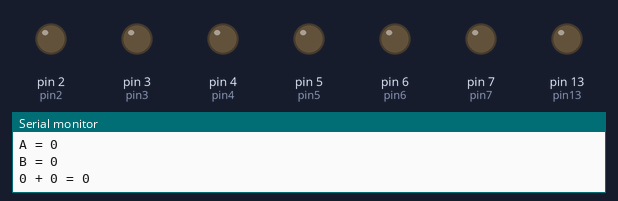
A sketch run on a simulated Arduino Uno, built with avr-gcc and run on an emulated ATmega328P. On the bench: output pins drawn as LEDs (lit = HIGH), the last lines printed to the serial monitor.

Above: at 0.1 s.
At 4.1 s:
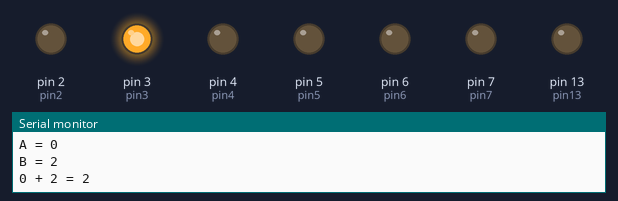
At 8.1 s:
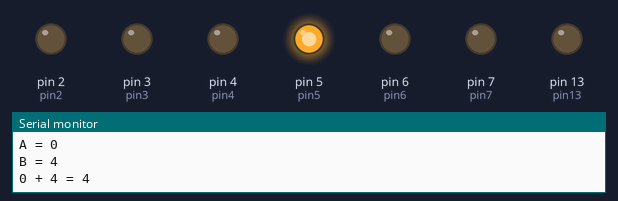
At 18.1 s:
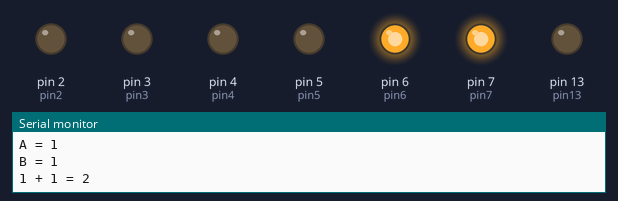
At 28.1 s:
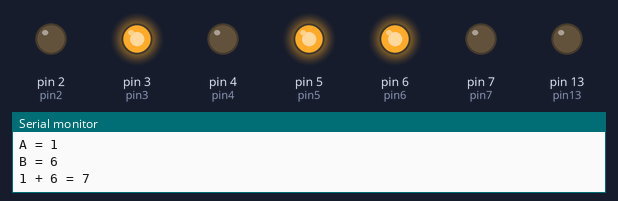
At 38.1 s:
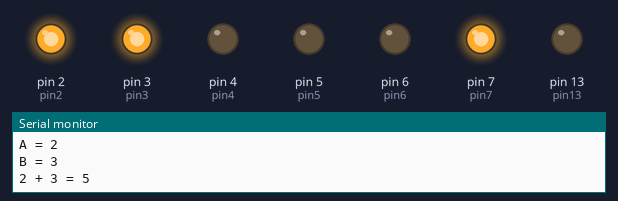
Timing chart, 0 to 39.6 s (numbered marks = the images above):
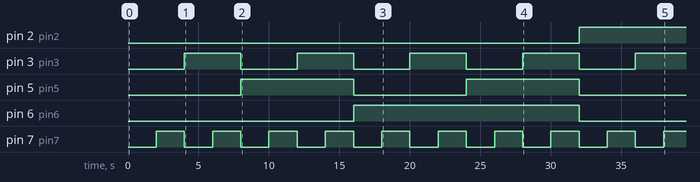

Measured:
- by itself, pin 2 (pin2): LOW → HIGH at 32.0 s
- by itself, pin 3 (pin3): alternates HIGH for 4.0 s and LOW for 4.0 s
- by itself, pin 5 (pin5): alternates HIGH for 8.0 s and LOW for 8.0 s
- by itself, pin 6 (pin6): LOW → HIGH at 16.0 s, → LOW 16.0 s later
- by itself, pin 7 (pin7): alternates HIGH for 2.0 s and LOW for 2.0 s

The sketch:

code.ino
```cpp
// Made by Elliott and Aimar and Caleb
// Made June 2026
// Goes through the truth table for a 3 bit adder

// pin 7 = B bit one
// pin 6 = A bit one
// pin 13 = carry in
// 1's
int pin7 = 7;
int pin6 = 6;
int pin13 = 13;
// 2's
int pin2 = 2;
int pin3 = 3;
//4's
int pin4 = 4;
int pin5 = 5;


void setup() {
    // put your setup code here, to run once:
    Serial.begin(9600);
    // 1's
    pinMode(pin7, OUTPUT);
    pinMode(pin6, OUTPUT);
    // carry/subtract
    pinMode(pin13, OUTPUT);
    // 2's
    pinMode(pin2, OUTPUT);
    pinMode(pin3, OUTPUT);
    // 4's
    pinMode(pin4, OUTPUT);
    pinMode(pin5, OUTPUT);
}


void loop() {
    // put your main code here, to run repeatedly:
    digitalWrite(pin7, LOW);
    digitalWrite(pin6, LOW);
    digitalWrite(pin13, LOW);
    digitalWrite(pin2, LOW);
    digitalWrite(pin3, LOW);
    digitalWrite(pin4, LOW);
    digitalWrite(pin5, LOW);
    const int onesColom = 1;
    const int twosColom = 2;
    const int fourssColom = 4;
    const int eightsColom = 8;
    int aOne = 0;
    int aTwo = 0;
    int aFour = 0;
    int bOne = 0;
    int bTwo = 0;
    int bFour = 0;
    int cIn = 0;

    int aDesamal = 0;
    int bDesamal = 0;

    for (aFour = 0; aFour < 2; aFour++) {
        for (aTwo = 0; aTwo < 2; aTwo++) {
            for (aOne = 0; aOne < 2; aOne++) {
                for (bFour = 0; bFour < 2; bFour++) {
                    for (bTwo = 0; bTwo < 2; bTwo++) {
                        for (bOne = 0; bOne < 2; bOne++) {
                            digitalWrite(pin13, cIn);
                            digitalWrite(pin6, aOne);
                            digitalWrite(pin7, bOne);
                            digitalWrite(pin2, aTwo);
                            digitalWrite(pin3, bTwo);
                            digitalWrite(pin4, aFour);
                            digitalWrite(pin5, bFour);
                            aDesamal = (aOne * onesColom) + (aTwo * twosColom) + (aFour * fourssColom);
                            bDesamal = (bOne * onesColom) + (bTwo * twosColom) + (bFour * fourssColom);
                            Serial.print ("A = " + String(aDesamal) + "\n");
                            Serial.print ("B = " + String(bDesamal) + "\n");
                            Serial.print (String(aDesamal) + " + " + String(bDesamal) + " = " + String(aDesamal + bDesamal) + "\n\n");
                            delay(2000);
                            aDesamal = 0;
                            bDesamal = 0;
                        }
                    }
                }
            }
        }
    }
}
```
